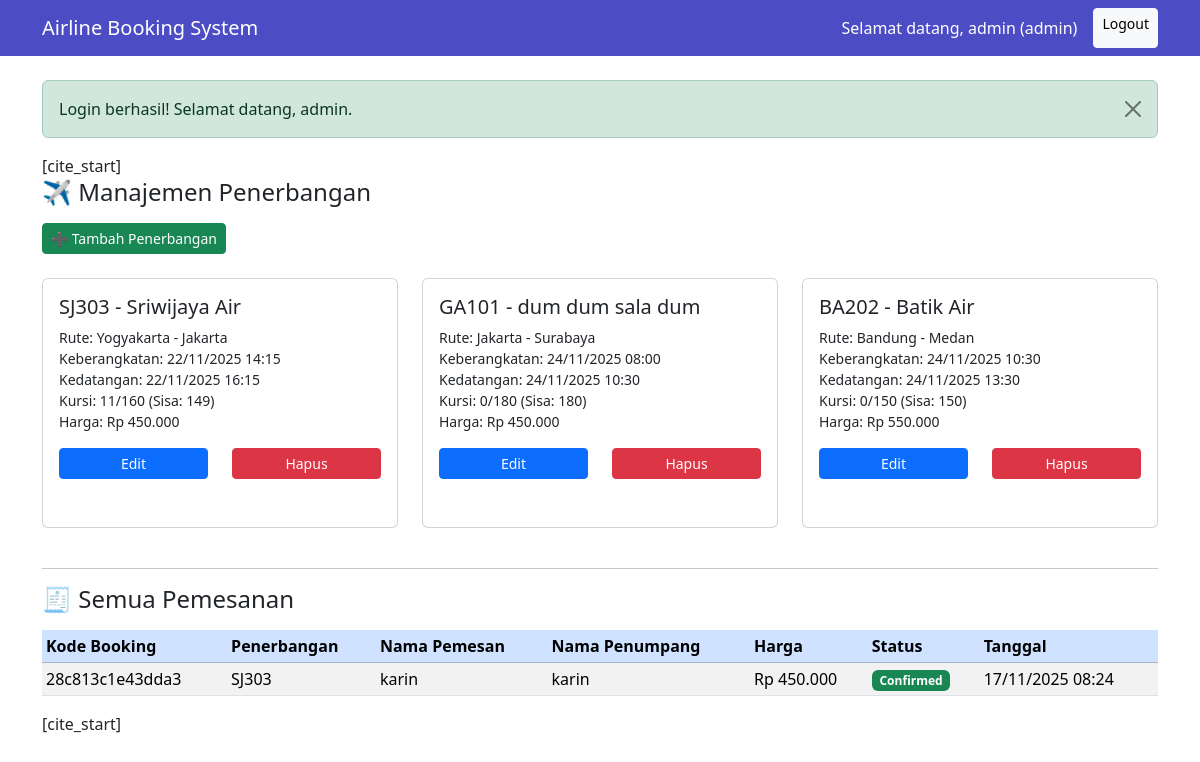
/dashboard.php (signed in), run on the app's committed database.
### tables this page shows
CREATE TABLE `flights` (
  `id` int(11) NOT NULL,
  `flight_no` varchar(20) NOT NULL,
  `airline_name` varchar(50) NOT NULL,
  `departure_city` varchar(50) NOT NULL,
  `destination_city` varchar(50) NOT NULL,
  `departure_time` datetime NOT NULL,
  `arrival_time` datetime DEFAULT NULL,
  `total_seats` int(11) NOT NULL,
  `seats_booked` int(11) DEFAULT 0,
  `price` int(11) NOT NULL
);

CREATE TABLE `bookings` (
  `id` int(11) NOT NULL,
  `user_id` int(11) NOT NULL,
  `flight_id` int(11) NOT NULL,
  `passenger_name` varchar(100) NOT NULL,
  `identity_number` varchar(50) NOT NULL,
  `booking_time` datetime DEFAULT current_timestamp()
);

CREATE TABLE `users` (
  `id` int(11) NOT NULL,
  `username` varchar(50) NOT NULL,
  `password` varchar(255) NOT NULL,
  `role` enum('admin','user') NOT NULL,
  `full_name` varchar(100) NOT NULL,
  `email` varchar(100) DEFAULT NULL
);

### dashboard.php (the view, shortened to what this page needs)
<?php
include('config.php');
$flights_query = "SELECT * FROM flights ORDER BY departure_time ASC";
$flights_result = mysqli_query($conn, $flights_query);
$flights = mysqli_fetch_all($flights_result, MYSQLI_ASSOC);
$is_logged_in = isset($_SESSION['user_id']);
$all_bookings = [];
if ($is_logged_in) {
    if ($_SESSION['role'] === 'user') {
        $user_id = $_SESSION['user_id'];
        $bookings_query = "
            SELECT
                b.identity_number, b.passenger_name, b.booking_time,
                f.flight_no, f.airline_name, f.departure_city, f.destination_city, f.price
            FROM bookings b
            JOIN flights f ON b.flight_id = f.id
            WHERE b.user_id = $user_id
            ORDER BY b.booking_time DESC";
        $bookings_result = mysqli_query($conn, $bookings_query);
        $user_bookings = mysqli_fetch_all($bookings_result, MYSQLI_ASSOC);
    } elseif ($_SESSION['role'] === 'admin') {
        $all_bookings_query = "
            SELECT
                b.id AS booking_id, b.identity_number, b.passenger_name, b.booking_time,
                f.flight_no, f.airline_name, f.departure_city, f.destination_city, f.price,
                u.username, u.full_name AS user_fullname
            FROM bookings b
            JOIN flights f ON b.flight_id = f.id
            JOIN users u ON b.user_id = u.id
            ORDER BY b.booking_time DESC";
        $all_bookings_result = mysqli_query($conn, $all_bookings_query);
        $all_bookings = mysqli_fetch_all($all_bookings_result, MYSQLI_ASSOC);
    }
}
?>
<!DOCTYPE html>
<html lang="id">
<head>
    <link href="https://cdn.jsdelivr.net/npm/bootstrap@5.3.3/dist/css/bootstrap.min.css" rel="stylesheet">
</head>
<body>
    <nav class="navbar navbar-expand-lg navbar-dark bg-primary">
        <div class="container-fluid container">
            <a class="navbar-brand" href="dashboard.php">Airline Booking System</a>
            <div class="d-flex">
                <?php if ($is_logged_in): ?>
                    <span class="navbar-text me-3 text-white">
                        Selamat datang,  <?php echo $_SESSION['username']; ?>  (<?php echo $_SESSION['role']; ?>)
                    </span>
                    <a href="logout.php" class="btn btn-light btn-sm">Logout</a>
                <?php else: ?>
                    <a href="index.php" class="btn btn-light btn-sm">Login</a>
                <?php endif; ?>
            </div>
        </div>
    </nav>
    <div class="container my-4">
        <?php display_message(); ?>
        [cite_start]<?php if ($is_logged_in && $_SESSION['role'] === 'admin'): ?>
            <h4 class="mb-3">✈️ Manajemen Penerbangan</h4>
            <div class="mb-4">
                <a href="admin/add_flight.php" class="btn btn-success btn-sm">➕ Tambah Penerbangan</a>
            </div>
            <div class="row">
                <?php foreach ($flights as $flight): ?>
                    <div class="col-md-4 mb-4">
                        <div class="card flight-card">
                            <div class="card-body">
                                <h5 class="card-title"><?php echo $flight['flight_no'] . ' - ' . $flight['airline_name']; ?></h5>
                                <p class="card-text small">
                                    Rute:  <?php echo $flight['departure_city'] . ' - ' . $flight['destination_city']; ?> <br>
                                    Keberangkatan: <?php echo format_datetime($flight['departure_time']); ?><br>
                                    Kedatangan: <?php echo format_datetime($flight['arrival_time']); ?><br>
                                    Kursi:  <?php echo $flight['seats_booked'] . '/' . $flight['total_seats']; ?>  (Sisa: <?php echo $flight['total_seats'] - $flight['seats_booked']; ?>)<br>
                                    Harga:  <?php echo format_price($flight['price']); ?>
                                </p>
                                <div class="row admin-action-buttons">
                                    <div class="col-6">
                                        <a href="admin/edit_flight.php?id=<?php echo $flight['id']; ?>" class="btn btn-primary btn-sm">Edit</a>
                                    </div>
                                    <div class="col-6">
                                        <a href="admin/delete_flight.php?id=<?php echo $flight['id']; ?>" class="btn btn-danger btn-sm" onclick="return confirm('Yakin ingin menghapus penerbangan ini? Semua pemesanan terkait juga akan terhapus.')">Hapus</a>
                                    </div>
                                </div>
                            </div>
                        </div>
                    </div>
                <?php endforeach; ?>
            </div>
            <hr>
            <h4 class="mb-3">🧾 Semua Pemesanan</h4>
            <div class="table-responsive">
                <?php if (!empty($all_bookings)): ?>
                <table class="table table-striped table-sm">
                    <thead>
                        <tr class="table-primary">
                            <th>Kode Booking</th>
                            <th>Penerbangan</th>
                            <th>Nama Pemesan</th>
                            <th>Nama Penumpang</th>
                            <th>Harga</th>
                            <th>Status</th>
                            <th>Tanggal</th>
                        </tr>
                    </thead>
                    <tbody>
                        <?php foreach ($all_bookings as $booking): ?>
                        <tr>
                            <td><?php echo substr(md5($booking['booking_id'] . $booking['identity_number']), 0, 15); ?></td>
                            <td><?php echo $booking['flight_no']; ?></td>
                            <td><?php echo $booking['user_fullname']; ?></td>
                            <td><?php echo $booking['passenger_name']; ?></td>
                            <td><?php echo format_price($booking['price']); ?></td>
                            <td><span class="badge bg-success">Confirmed</span></td>
                            <td><?php echo format_datetime($booking['booking_time']); ?></td>
                        </tr>
                        <?php endforeach; ?>
                    </tbody>
                </table>
                <?php else: ?>
                <div class="alert alert-info">Belum ada pemesanan yang tercatat.</div>
                <?php endif; ?>
            </div>
        [cite_start]<?php endif; ?>
    </div>
</body>
</html>

### config.php (shortened to what this page needs)
<?php
function display_message() {
    if (isset($_SESSION['message'])) {
        echo '<div class="alert alert-' . $_SESSION['message_type'] . ' alert-dismissible fade show" role="alert">';
        echo $_SESSION['message'];
        echo '<button type="button" class="btn-close" data-bs-dismiss="alert" aria-label="Close"></button></div>';
    }
}
function format_datetime($dt) {
    return date('d/m/Y H:i', strtotime($dt));
}
function format_price($price) {
    return 'Rp ' . number_format($price, 0, ',', '.');
}

### dashboard.php (style rules this page uses)
.navbar { background-color: #4c4cc5 !important; }
.flight-card { min-height: 250px; }
.admin-action-buttons a { width: 100%; margin-bottom: 5px; }

### data on the page
flights: flight_no "SJ303", airline_name "Sriwijaya Air", departure_city "Yogyakarta", destination_city "Jakarta", departure_time "22/11/2025 14:15", arrival_time "22/11/2025 16:15", seats_booked "11", total_seats "160", $flight['total_seats'] - $flight['seats_booked'] "149", price "Rp 450.000"
flights: flight_no "GA101", airline_name "dum dum sala dum", departure_city "Jakarta", destination_city "Surabaya", departure_time "24/11/2025 08:00", arrival_time "24/11/2025 10:30", seats_booked "0", total_seats "180", $flight['total_seats']-$flight['seats_booked'] "180", price "Rp 450.000"
flights: flight_no "BA202", airline_name "Batik Air", departure_city "Bandung", destination_city "Medan", departure_time "24/11/2025 10:30", arrival_time "24/11/2025 13:30", seats_booked "0", total_seats "150", $flight['total_seats']-$flight['seats_booked'] "150", price "Rp 550.000"
bookings: id+identity_number "28c813c1e43dda3", flight.flight_no "SJ303", user.full_name "karin", passenger_name "karin", flight.price "Rp 450.000", booking_time "17/11/2025 08:24"

### other printed values
$_SESSION['username'] "admin"
$_SESSION['role'] "admin"
$_SESSION['message'] "Login berhasil! Selamat datang, admin."
